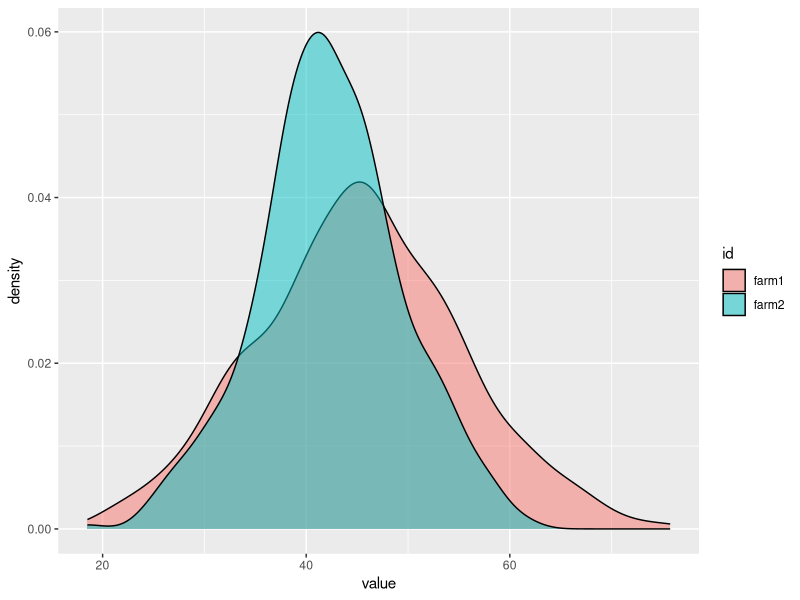
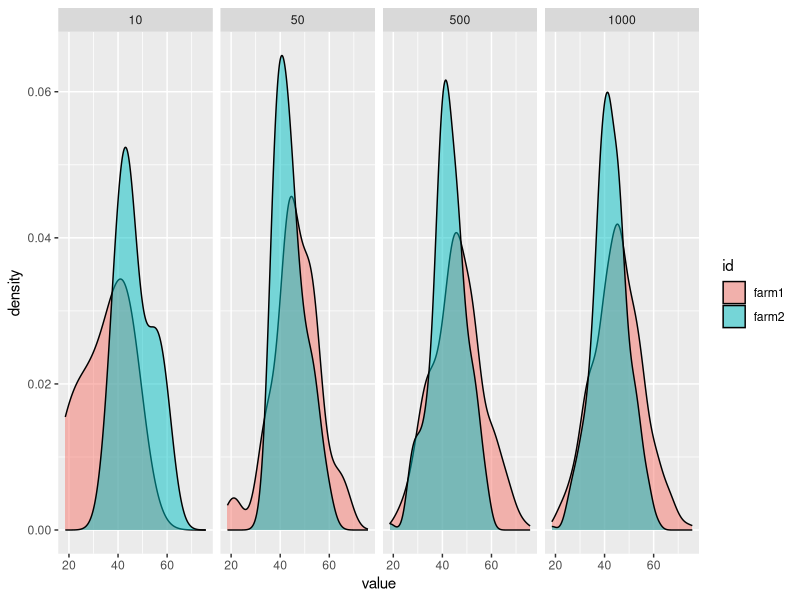
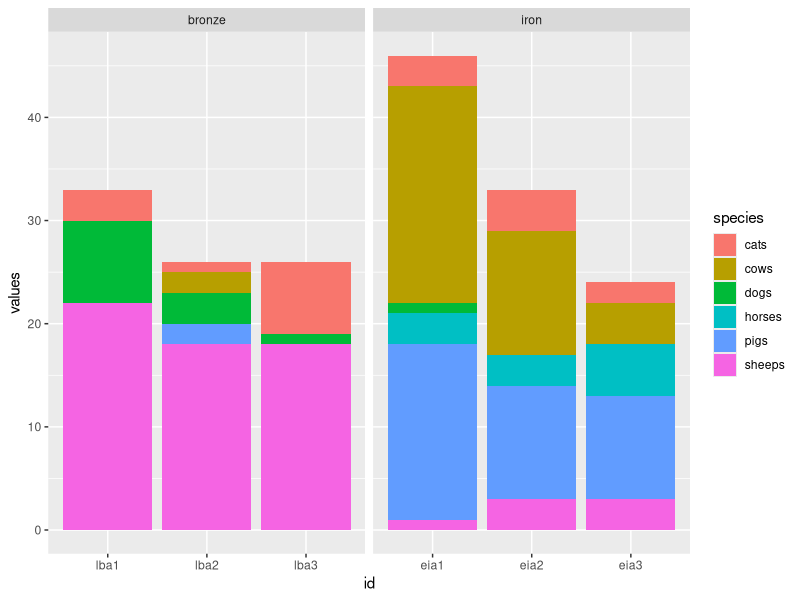
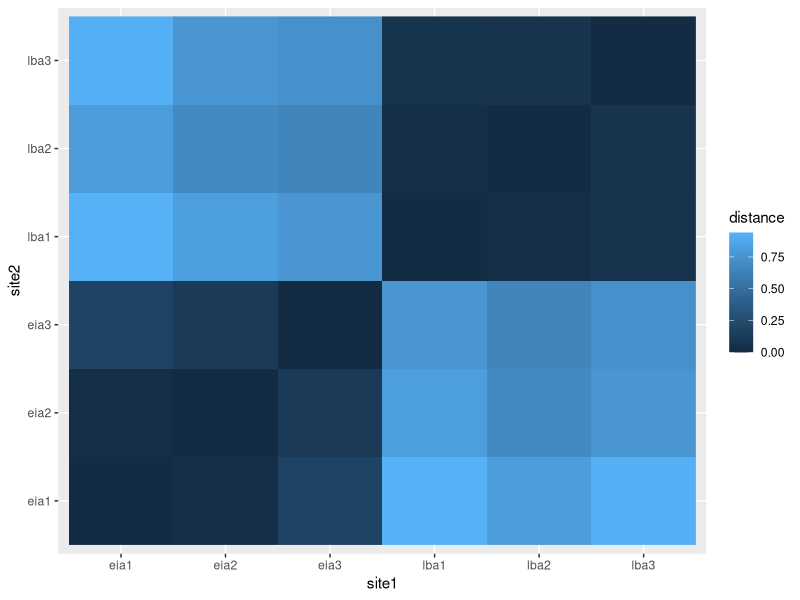
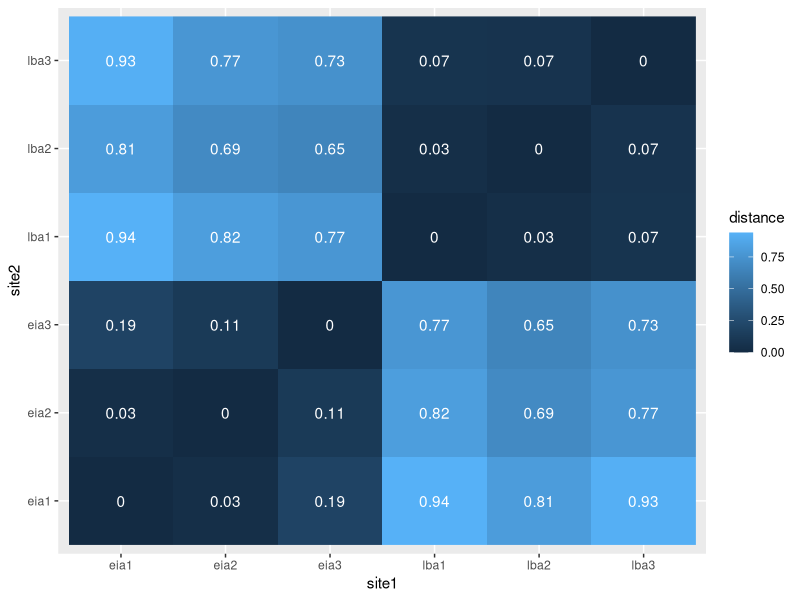
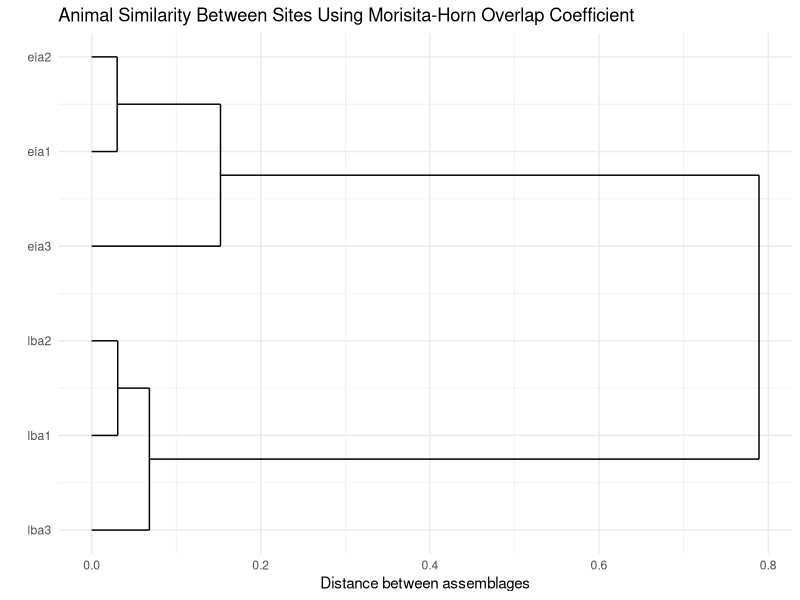

Recreate these plots in R, in order.
### Finding Patterns in Data ####

### Packages ####

library(dplyr)
library(ggdendro)
library(ggplot2)
library(reshape2)
library(vegan)

### Data ####

animals <- read.csv("FindingPatternsAcrossData/animals.csv")
sheeps <- read.csv("FindingPatternsAcrossData/sheeps.csv")

### Sample Size ####

### Plotting distribution ###
ggplot(sheeps, aes(x=value, fill=id)) +
  geom_density(alpha=0.5)

### Sub-sampling the dataset ###
sample500 <- sample_n(sheeps, 500)
sample50 <- sample_n(sample500, 50)
sample10 <- sample_n(sample50, 10)

### Turning sub-samples into dataframes ###
sheeps$sampleSize <- 1000
sample500$sampleSize <- 500
sample50$sampleSize <- 50
sample10$sampleSize <- 10
samples <- rbind(sheeps, sample500, sample50, sample10)

### Plotting the sub-samples ###
ggplot(samples, aes(x=value, fill=id)) + 
  geom_density(alpha=0.5) + 
  facet_grid(~sampleSize)

#### Simpson's Index ####

### Creating a Presence/Absence Matrix ###
animalsMatrix <- acast(animals, id~species, value.var="values")
animalsMatrix

### Calculating Simpson's Index ###
diversity(animalsMatrix, index="simpson")

#### Jaccard's Similarity Coefficient ####

### Plotting species at each site ###
ggplot(animals, aes(x=id, y=values, fill=species)) +
  geom_bar(stat="identity") +
  facet_wrap(~period, scales="free_x")

### Calculating Jaccard's Similarity Coefficient ###
vegdist(animalsMatrix, method="jaccard", binary=TRUE)

#### Morisita-Horn Overlap Coefficient ####

### Calculating the Morisita-Horn Overlap Coefficient ###
zooDistance <- vegdist(animalsMatrix, method="horn")
zooDistance

#### Visaualising Pairwise Similarities ####

### Converting data into a non-tidy format ###
zooDistanceMatrix <- as.matrix(zooDistance)
zoo <- melt(zooDistanceMatrix, varnames=c("site1", "site2"), value.name="distance")

### Plotting the Morisita-Horn Overlap Coefficient ###
ggplot(zoo, aes(x=site1, y=site2, fill=distance)) +
  geom_raster()

### Adding Values ###
ggplot(zoo, aes(x=site1, y=site2, fill=distance, label=round(distance, 2))) +
  geom_raster() +
  geom_text(color="white")

### Plotting as a dendrogram ###
morisitaHClust <- hclust(zooDistance, method="average")
ggdendrogram(morisitaHClust, rotate=T) +
  labs(title="Animal Similarity Between Sites Using Morisita-Horn Overlap Coefficient", x="", y="Distance between assemblages") +
  theme_minimal()
